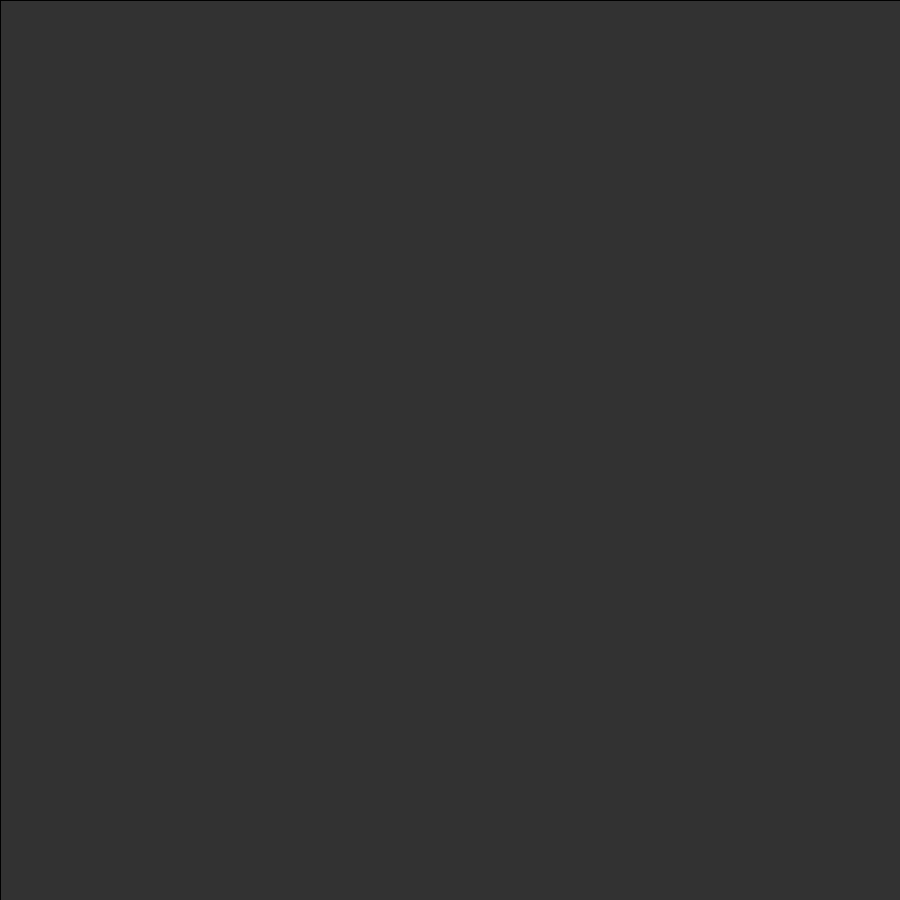
Frame 1 (no input)
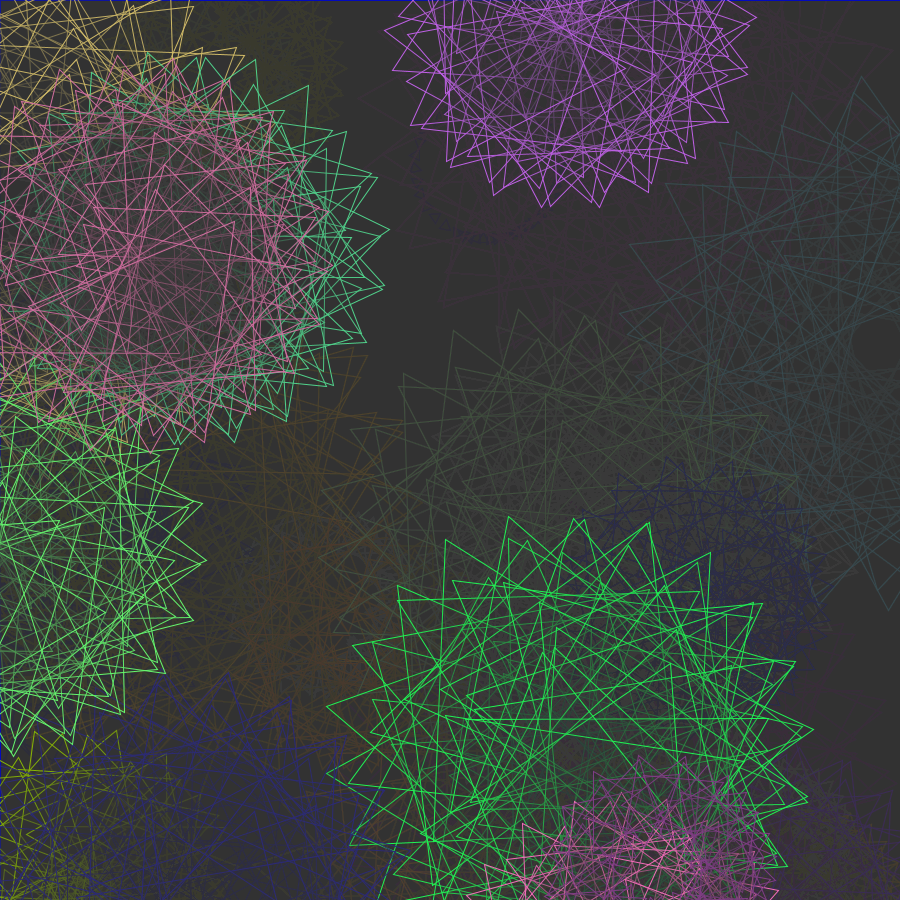
Frame 60 (the mouse pressed at the canvas centre just before this capture)
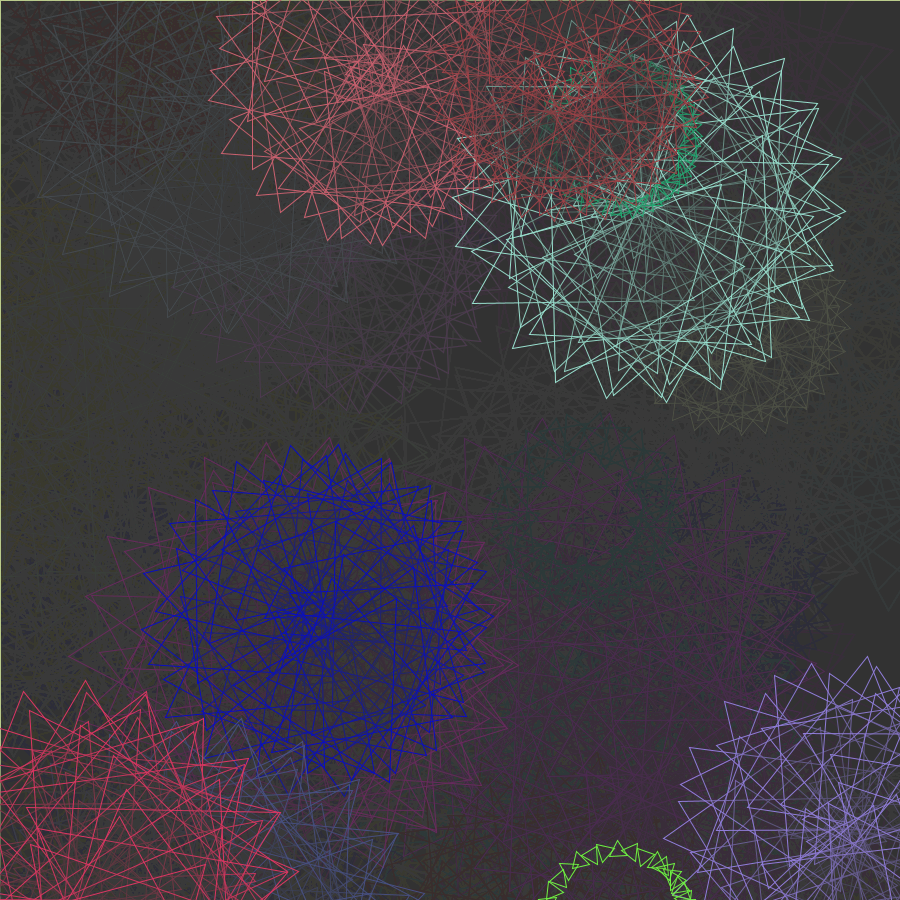
Frame 120 (the mouse held since frame 60 and released just before this capture)

The Processing sketch that drew these frames (run headless with seeded random() and noise(); from frame 60 on, the mouse is pressed at the canvas centre):

// Processing sketch: GD105_Spr24_EHuq_a2r2
// ── GD105_Spr24_EHuq_a2r2.pde
/*  Revision: I tried to make this a little more animated. I'm not sure why, but I still can't 
get these things to swoop around the screen like I thought they would - but I got them to 
flash as they reset. It isn't what I wanted or expecetd, but it's still an improvement.  

Tried to make what I thought would be a simple spirograph-like effect. Took me entirely too
long to understand sin/cos (and I still don't think I do), and then almost nothing I tried to
do worked the way I expected - but hey that's art sometimes, right?
In the end, what I have here is a program that will generate a different work each time it's run,
and some of them are more appealing than others. The example Output.png saved in the folder is
just one I thought had a good balance of space and hue.
*/

PVector triStart = new PVector();  //start point of triangle-series
PVector sizenpoint = new PVector();  //triangle size and orientation
PVector triEnd = new PVector();  //endpoint of triangle-series
color from, to;   //trying to lerp some colors
int seed = int(random(999999999));

void setup(){
  frameRate(10);
  randomSeed(seed);
  windowTitle("The Layered Drawing Piece");
  size(900, 900);
  background(50);    //This BG allows some cooler colors to pop as much as warmer ones.
  //noLoop();    //Had to cut off the damned thing.
  strokeWeight(1);
  noFill();  //Triangles should overlap loudly and create a bit of clutter.
}

void draw(){
  fill(50, 20);
  rect(0, 0, width, height);
  translate(width/2, height/2);
  
//I hand-adjusted most of these values repeatedly to achieve an appealing result. None of my
//predictions were correct, so it was just trial and error.
  for(int i = 0; i < 10; i++){
    if(frameCount % 20 == 0){  //this gave it a sort of fireworks-display quality that I like
    from = color(random(255), random(255), random(255));
    to = color(random(255), random(255), random(255));
    stroke(lerpColor(from, to, i));
    spiroTri(random(-0.50,0.50), random(-0.50,0.50), random(0.25), random(1.00));
    }
  }

}

/* A function to draw an equilateral triangle around a central point.
Expects floats X and Y values for the middle point, a radius, and a "yoke" or control point. 
The yoke is the "top" of the triangle, from which the other two points are derived. The numbers
given for midX, midY, and the radius are automatically multiplied by width or height. The yoke is
multiplied by TAU. The floats supplied should therefore be between -0.5 and 0.5 for X, Y, and 
radius so as not to go too far off-canvas, and the yoke should be between 0 and 1, since it 
measures a rotation. 
*/
void spiroTri(float midX, float midY, float rad, float yoke){
  float eqDist = TAU / 3;
    rad *= width;  //radius
    yoke *= TAU;  //tripoint prime, from which the other two will be derived
    midX *= width;  //X of middle of triangle 
    midY *= height;  //Y of middle of triangle
  for(int i = 1; i<50; i++){    //draw many such triangles in an arc from the starting point
    triangle(
      midX + rad * cos(yoke), midY + rad * sin(yoke),  //Tripoint Prime
      midX + rad * cos(yoke + eqDist), midY + rad * sin(yoke + eqDist),  //pt 2
      midX + rad * cos(yoke - eqDist), midY + rad * sin(yoke - eqDist)  //pt 3
    );
    midX += width*0.015 * cos(yoke*0.25);
    midY += height*0.015 * sin(yoke*0.25);
    yoke += 0.75;
  }
}
/*I'll be honest, I'm not sure which of these lines is causing the triangles to draw in a circle.
It's what I was trying to make happen, but nothing I planned worked. Eventually I was just 
making small alterations, stabbing in the dark, moving lines around, and then it worked.
Needing to move on from the assignment, I called it a W and called it a day.
If I were to do this again, I would probably make use of constrain() as well as try to achieve
a more linear shift in colors.*/
void mouseClicked(){save("GD105 Spr24 EHuq a2r2 output seed"+seed+".png");}
